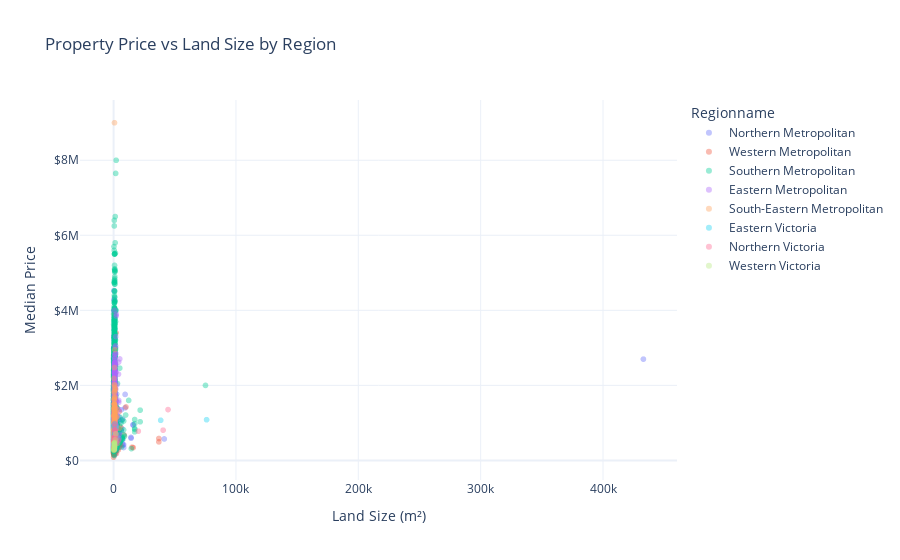

Notebook cell for this chart:
### Code cell
fig = px.scatter(
    df,
    x = "Landsize",
    y = "Price",
    color = "Regionname",
    opacity = 0.4,
    title = "Property Price vs Land Size by Region"
)

fig.update_layout(
    xaxis_title = "Land Size (m²)",
    yaxis_title = "Median Price",
    yaxis_tickprefix = "$",
    template = "plotly_white"
)

fig.show()

### Figure 1 — Plotly figure (JSON) as saved in the notebook; plotly's stock layout.template omitted (floating-point values rounded to 4 significant figures; data arrays with more than 128 entries replaced by an {"elided": "..."} marker saying what was removed)
{"data": [{"hovertemplate": "Regionname=Northern Metropolitan<br>Landsize=%{x}<br>Price=%{y}<extra></extra>", "legendgroup": "Northern Metropolitan", "marker": {"color": "#636efa", "opacity": 0.4, "symbol": "circle"}, "mode": "markers", "name": "Northern Metropolitan", "showlegend": true, "type": "scattergl", "x": {"elided": "3890 float values"}, "xaxis": "x", "y": {"elided": "3890 float values"}, "yaxis": "y"}, {"hovertemplate": "Regionname=Western Metropolitan<br>Landsize=%{x}<br>Price=%{y}<extra></extra>", "legendgroup": "Western Metropolitan", "marker": {"color": "#EF553B", "opacity": 0.4, "symbol": "circle"}, "mode": "markers", "name": "Western Metropolitan", "showlegend": true, "type": "scattergl", "x": {"elided": "2948 float values"}, "xaxis": "x", "y": {"elided": "2948 float values"}, "yaxis": "y"}, {"hovertemplate": "Regionname=Southern Metropolitan<br>Landsize=%{x}<br>Price=%{y}<extra></extra>", "legendgroup": "Southern Metropolitan", "marker": {"color": "#00cc96", "opacity": 0.4, "symbol": "circle"}, "mode": "markers", "name": "Southern Metropolitan", "showlegend": true, "type": "scattergl", "x": {"elided": "4695 float values"}, "xaxis": "x", "y": {"elided": "4695 float values"}, "yaxis": "y"}, {"hovertemplate": "Regionname=Eastern Metropolitan<br>Landsize=%{x}<br>Price=%{y}<extra></extra>", "legendgroup": "Eastern Metropolitan", "marker": {"color": "#ab63fa", "opacity": 0.4, "symbol": "circle"}, "mode": "markers", "name": "Eastern Metropolitan", "showlegend": true, "type": "scattergl", "x": {"elided": "1471 float values"}, "xaxis": "x", "y": {"elided": "1471 float values"}, "yaxis": "y"}, {"hovertemplate": "Regionname=South-Eastern Metropolitan<br>Landsize=%{x}<br>Price=%{y}<extra></extra>", "legendgroup": "South-Eastern Metropolitan", "marker": {"color": "#FFA15A", "opacity": 0.4, "symbol": "circle"}, "mode": "markers", "name": "South-Eastern Metropolitan", "showlegend": true, "type": "scattergl", "x": {"elided": "450 float values"}, "xaxis": "x", "y": {"elided": "450 float values"}, "yaxis": "y"}, {"hovertemplate": "Regionname=Eastern Victoria<br>Landsize=%{x}<br>Price=%{y}<extra></extra>", "legendgroup": "Eastern Victoria", "marker": {"color": "#19d3f3", "opacity": 0.4, "symbol": "circle"}, "mode": "markers", "name": "Eastern Victoria", "showlegend": true, "type": "scattergl", "x": [687.0, 691.0, 624.0, 1254.0, 947.0, 563.0, 196.0, 854.0, 484.0, 1031.0, 703.0, 2385.0, 425.0, 38490.0, 792.0, 796.0, 734.0, 76000.0, 1200.0, 638.0, 603.0, 846.0, 1103.0, 670.0, 945.0, 1060.0, 905.0, 0.0, 609.0, 1469.0, 480.0, 553.0, 900.0, 520.0, 840.0, 230.0, 2026.0, 600.0, 460.0, 792.0, 1000.0, 632.0, 361.0, 886.0, 675.0, 862.0, 915.0, 957.0, 940.0, 657.0, 869.0, 1611.0, 864.0], "xaxis": "x", "y": [627500.0, 611000.0, 452000.0, 872000.0, 730000.0, 608500.0, 400000.0, 651000.0, 581000.0, 675000.0, 690000.0, 620000.0, 410500.0, 1070000.0, 667000.0, 740000.0, 912000.0, 1085000.0, 575000.0, 920000.0, 950000.0, 735000.0, 650000.0, 683000.0, 640000.0, 650000.0, 930000.0, 900000.0, 637500.0, 780000.0, 559000.0, 435000.0, 670000.0, 775000.0, 755000.0, 447000.0, 900000.0, 643500.0, 537000.0, 620000.0, 655000.0, 570000.0, 565500.0, 696000.0, 975000.0, 720000.0, 515000.0, 835000.0, 835000.0, 493000.0, 965000.0, 720000.0, 760000.0], "yaxis": "y"}, {"hovertemplate": "Regionname=Northern Victoria<br>Landsize=%{x}<br>Price=%{y}<extra></extra>", "legendgroup": "Northern Victoria", "marker": {"color": "#FF6692", "opacity": 0.4, "symbol": "circle"}, "mode": "markers", "name": "Northern Victoria", "showlegend": true, "type": "scattergl", "x": [610.0, 400.0, 978.0, 724.0, 666.0, 665.0, 1459.0, 740.0, 4000.0, 705.0, 790.0, 1290.0, 1034.0, 651.0, 935.0, 40470.0, 412.0, 685.0, 654.0, 582.0, 863.0, 550.0, 411.0, 637.0, 865.0, 972.0, 879.0, 387.0, 575.0, 767.0, 359.0, 2189.0, 20200.0, 785.0, 1301.0, 502.0, 1001.0, 184.0, 675.0, 524.0, 44500.0], "xaxis": "x", "y": [621000.0, 530500.0, 521000.0, 650000.0, 355000.0, 540000.0, 817000.0, 410000.0, 535000.0, 898000.0, 815000.0, 775000.0, 790000.0, 345000.0, 600000.0, 807000.0, 426000.0, 362000.0, 330000.0, 371500.0, 620000.0, 500000.0, 531000.0, 375000.0, 427500.0, 601000.0, 950000.0, 555000.0, 438000.0, 745000.0, 481000.0, 690000.0, 780000.0, 600000.0, 650000.0, 366000.0, 990000.0, 365500.0, 430000.0, 439000.0, 1355000.0], "yaxis": "y"}, {"hovertemplate": "Regionname=Western Victoria<br>Landsize=%{x}<br>Price=%{y}<extra></extra>", "legendgroup": "Western Victoria", "marker": {"color": "#B6E880", "opacity": 0.4, "symbol": "circle"}, "mode": "markers", "name": "Western Victoria", "showlegend": true, "type": "scattergl", "x": [547.0, 900.0, 643.0, 766.0, 642.0, 603.0, 590.0, 599.0, 615.0, 600.0, 587.0, 612.0, 1241.0, 586.0, 180.0, 578.0, 580.0, 655.0, 584.0, 611.0, 800.0, 592.0, 576.0, 585.0, 670.0, 590.0, 583.0, 578.0, 602.0, 362.0, 1670.0, 649.0], "xaxis": "x", "y": [320000.0, 480000.0, 400000.0, 355000.0, 420000.0, 419000.0, 405000.0, 420000.0, 465000.0, 295000.0, 347500.0, 285000.0, 550000.0, 373500.0, 280500.0, 341000.0, 336000.0, 426000.0, 375000.0, 326000.0, 400000.0, 412200.0, 456000.0, 300000.0, 385000.0, 460000.0, 430000.0, 410000.0, 460000.0, 283000.0, 710000.0, 395000.0], "yaxis": "y"}], "layout": {"legend": {"title": {"text": "Regionname"}, "tracegroupgap": 0}, "title": {"text": "Property Price vs Land Size by Region"}, "xaxis": {"anchor": "y", "domain": [0, 1], "title": {"text": "Land Size (m²)"}}, "yaxis": {"anchor": "x", "domain": [0, 1], "tickprefix": "$", "title": {"text": "Median Price"}}}}
